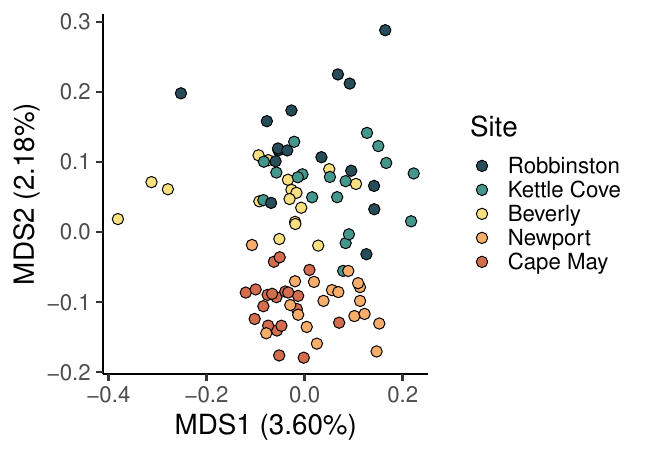

This chart was generated by the following R code:
# Principal component analysis

library(tidyverse)
library(vegan)

# metadata
expDesign = read.csv("../expDesign.csv") %>%
  filter(Species == "Crepidula fornicata") %>%
  mutate(Site = factor(Site, levels = c("Robbinston", "Kettle Cove", "Beverly", "Newport", "Cape May")))

# covariance matric
co = as.matrix(read.table("fornicata_results.covMat"))

#  PCoA and CAP (constranied analysis of proximities)  
conds=data.frame(expDesign$Site)
pp0=capscale(as.dist(1-cov2cor(co))~1) # PCoA
pp=capscale(as.dist(1-cov2cor(co))~expDesign$Quality,conds) # CAP

# significance of by-site divergence, based on 1-correlation as distance
adonis(as.dist(1-cov2cor(co))~expDesign$Site,conds)

#  eigenvectors: how many are interesting?
plot(pp0$CA$eig) 

kmeans.axes <- sum(diff(summary(eigenvals(pp0))[2,])*-1 > 0.01) #based on eigen plot
kmeans.axes #[1] only one is really doing much
axes2plot=c(1,2)  

pca = as.data.frame(pp$CA$u[,axes2plot])

eigenvals=pp$CA$eig
#calc variance explained
varexplained=eigenvals/sum(eigenvals)

colours = c("Robbinston" = "#264D59", "Kettle Cove" = "#43978D","Beverly" = "#F9E07F", "Newport" = "#F9AD6A","Cape May" = "#D46C4E")

fornicata_plot =
  ggplot(pca, aes(MDS1, MDS2)) +
  geom_point(size=3.5, pch=21,aes(fill=expDesign$Site))  +
  theme_classic(base_size = 20) +
  xlab(paste0("MDS1 (",formatC((varexplained[1]*100), digits = 2, format = "f"),"%)")) +
  ylab(paste0("MDS2 (",formatC((varexplained[2]*100), digits = 2, format = "f"),"%)")) +
  scale_fill_manual(values = colours) +
  guides(fill = guide_legend(title = "Site"))

ggsave(plot = last_plot(), "fornicata_pca.pdf")


## IBS

ma = as.matrix(read.table("fornicata_results.ibsMat"))

# partial PCoA, taking out the variation due to coverage
pp1=capscale(ma~1)
pp2=capscale(ma~1+Condition(expDesign$Quality))

pca1 = as.data.frame(pp1$CA$u[,axes2plot])
pca2 = as.data.frame(pp2$CA$u[,axes2plot])

eigenvals1=pp1$CA$eig
eigenvals2=pp2$CA$eig
#calc variance explained
varexplained1=eigenvals1/sum(eigenvals1)
varexplained2=eigenvals2/sum(eigenvals2)


ggplot(pca1, aes(MDS1, MDS2)) +
  geom_point(size=3.5, pch=21,aes(fill=expDesign$Site))  +
  theme_classic(base_size = 20) +
  xlab(paste0("MDS1 (",formatC((varexplained1[1]*100), digits = 2, format = "f"),"%)")) +
  ylab(paste0("MDS2 (",formatC((varexplained1[2]*100), digits = 2, format = "f"),"%)")) +
  scale_fill_manual(values = colours) +
  guides(fill = guide_legend(title = "Site"))

ggplot(pca2, aes(MDS1, MDS2)) +
  geom_point(size=3.5, pch=21,aes(fill=expDesign$Site))  +
  theme_classic(base_size = 20) +
  xlab(paste0("MDS1 (",formatC((varexplained2[1]*100), digits = 2, format = "f"),"%)")) +
  ylab(paste0("MDS2 (",formatC((varexplained2[2]*100), digits = 2, format = "f"),"%)")) +
  scale_fill_manual(values = colours) +
  guides(fill = guide_legend(title = "Site"))






